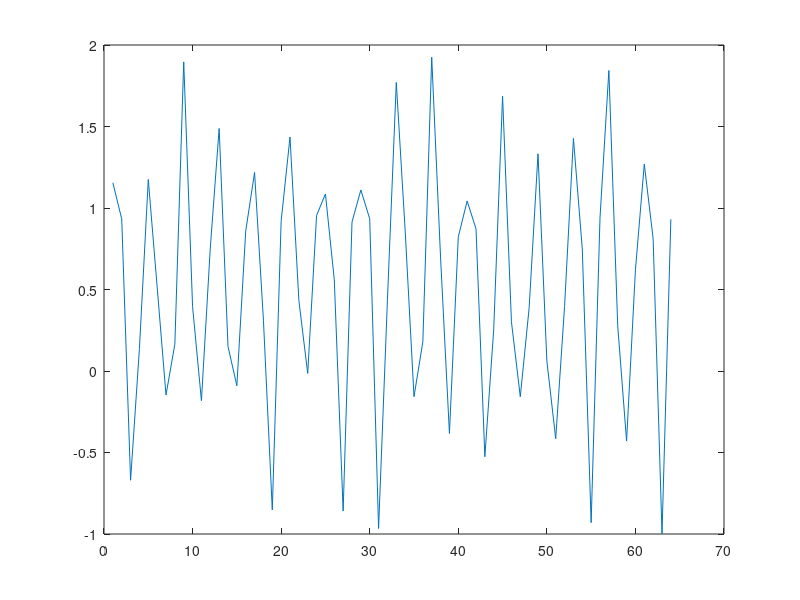
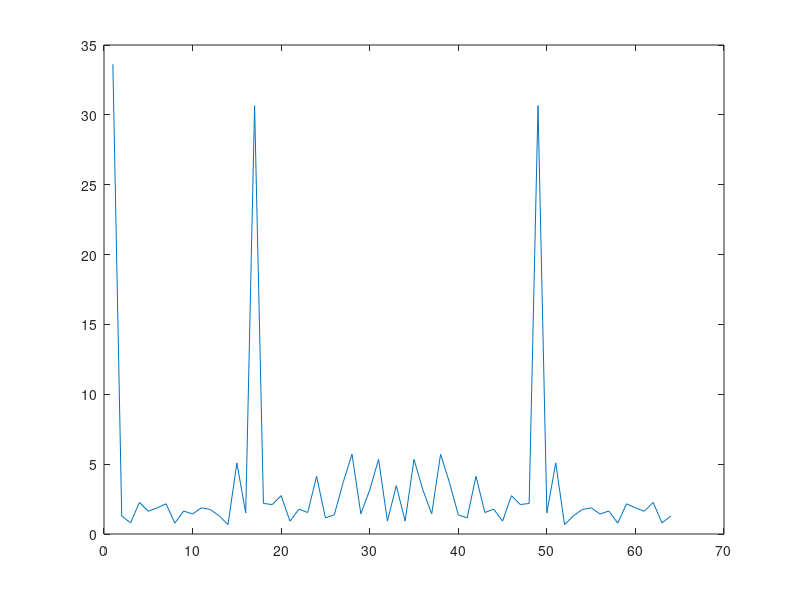

MATLAB code to generate these figures, in order:
clear all;

time_series = rand(1, 64) + cos(16 * 2*pi*([0:63]/64));
plot(time_series);
%Fs = 1000;
%T = 1/Fs;
%L = .2;
%t = [0:T:L];
%
%display(t);
%freq = .;
%Amp = 1;
%wave = Amp * sin(2 * pi * freq * t);
%plot(t(1:100), wave(1:100));
%
ft_series = fft(time_series);
figure;
plot(abs(ft_series));

